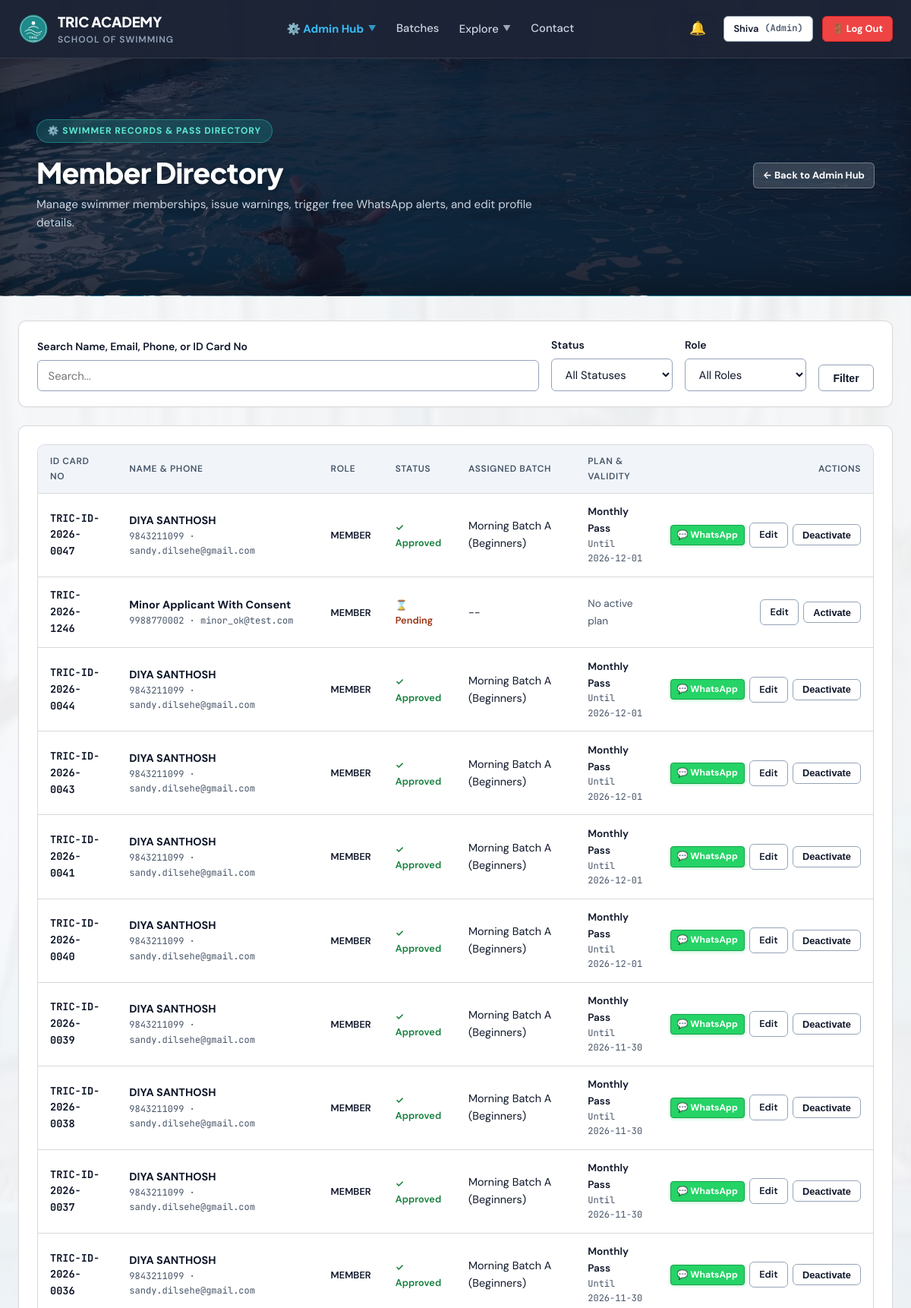
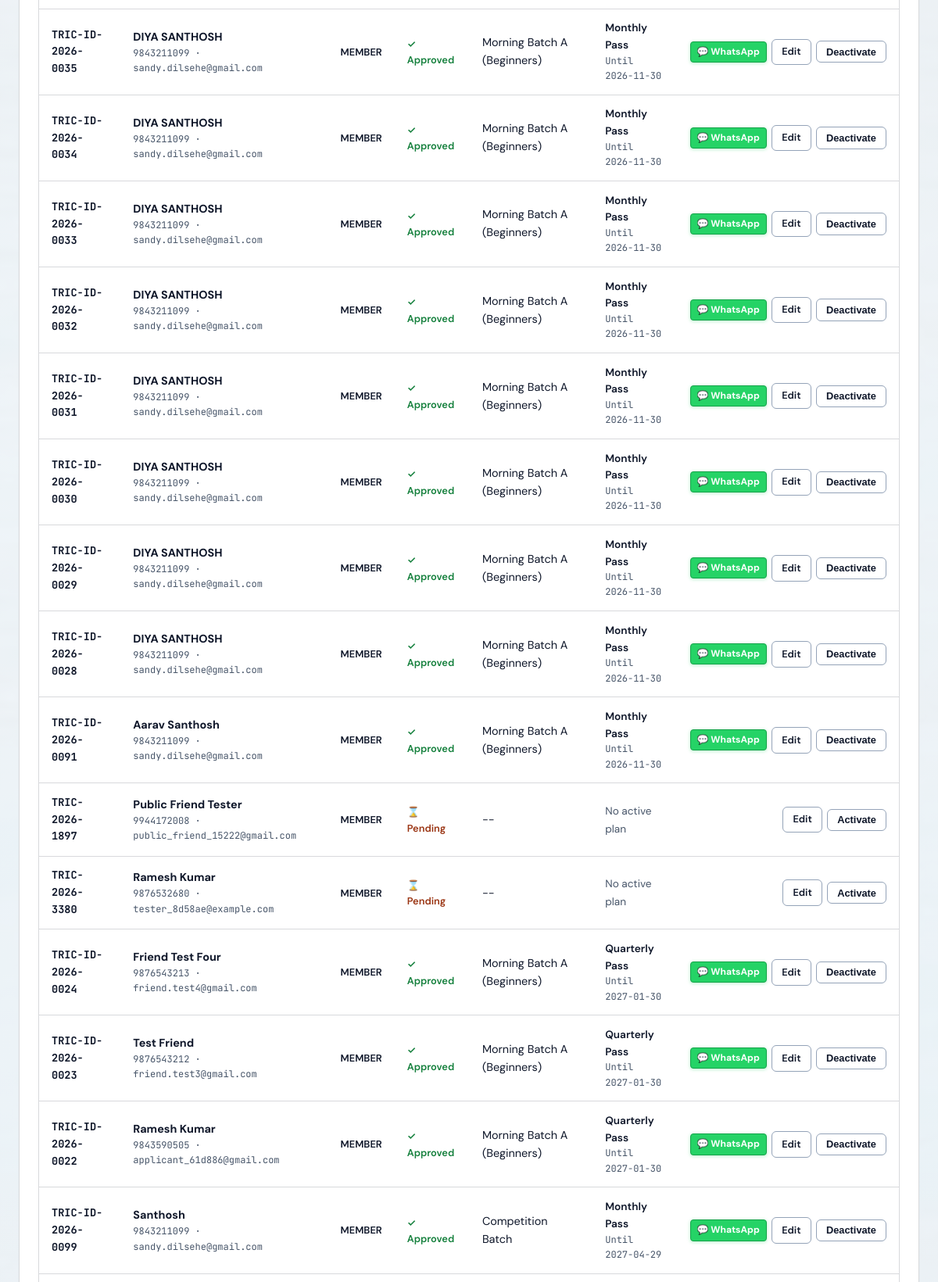
Page /admin/users (signed in, upper part) on the committed database (2 pictures, top to bottom).
### tables this page shows
CREATE TABLE "users" (
    id INTEGER PRIMARY KEY AUTOINCREMENT,
    app_no TEXT UNIQUE NOT NULL,
    role TEXT CHECK(role IN ('member', 'coach', 'admin')) NOT NULL DEFAULT 'member',
    status TEXT CHECK(status IN ('pending', 'approved', 'deactivated')) NOT NULL DEFAULT 'pending',
    name TEXT NOT NULL,
    email TEXT NOT NULL,
    phone TEXT NOT NULL,
    password_hash TEXT NOT NULL,
    dob DATE,
    age INTEGER,
    address TEXT,
    pincode TEXT,
    guardian_name TEXT,
    guardian_occupation TEXT,
    experience TEXT,
    pass_type_requested TEXT CHECK(pass_type_requested IN ('learn_to_swim', 'competition')) DEFAULT 'learn_to_swim',
    sponsored INTEGER DEFAULT 0,
    sponsor_cert_filename TEXT,
    photo_filename TEXT,
    health_declared INTEGER DEFAULT 0,
    rules_agreed INTEGER DEFAULT 0,
    signature_name TEXT,
    place TEXT,
    application_date DATE DEFAULT (DATE('now')),
    email_verified INTEGER DEFAULT 0,
    email_token TEXT,
    phone_verified INTEGER DEFAULT 0,
    mock_otp TEXT,
    reset_token TEXT,
    reset_token_expiry DATETIME,
    created_at DATETIME DEFAULT CURRENT_TIMESTAMP,
    rules_confirmed_at DATETIME,
    parent_id INTEGER REFERENCES users(id)
, dpdp_consent INTEGER DEFAULT 0);

CREATE TABLE user_memberships (
    id INTEGER PRIMARY KEY AUTOINCREMENT,
    user_id INTEGER NOT NULL,
    plan_id INTEGER NOT NULL,
    batch_id INTEGER NOT NULL,
    start_date DATE NOT NULL,
    end_date DATE NOT NULL,
    is_active INTEGER DEFAULT 1,
    created_at DATETIME DEFAULT CURRENT_TIMESTAMP,
    FOREIGN KEY (user_id) REFERENCES users(id) ON DELETE CASCADE,
    FOREIGN KEY (plan_id) REFERENCES plans(id),
    FOREIGN KEY (batch_id) REFERENCES batches(id)
);

CREATE TABLE office_use (
    id INTEGER PRIMARY KEY AUTOINCREMENT,
    user_id INTEGER UNIQUE NOT NULL,
    coach_recommendation TEXT,
    pass_type_issued TEXT,
    validity_start DATE,
    validity_end DATE,
    id_card_number TEXT,
    id_card_fee_paid INTEGER DEFAULT 0,
    documents_verified INTEGER DEFAULT 0,
    section_ic_signature TEXT,
    section_ic_date DATE,
    approved_by TEXT,
    approved_at DATETIME,
    FOREIGN KEY (user_id) REFERENCES users(id) ON DELETE CASCADE
);

CREATE TABLE batches (
    id INTEGER PRIMARY KEY AUTOINCREMENT,
    name TEXT NOT NULL,
    timing_desc TEXT NOT NULL,
    coach_name TEXT,
    max_capacity INTEGER DEFAULT 25,
    is_competition INTEGER DEFAULT 0
);

CREATE TABLE plans (
    id INTEGER PRIMARY KEY AUTOINCREMENT,
    name TEXT NOT NULL,
    duration_days INTEGER NOT NULL,
    fee_amount REAL NOT NULL,
    description TEXT
);

### app.py (the view)
@app.route('/admin/users')
@role_required(['admin'])
def admin_users():
    db = get_db()
    status_filter = request.args.get('status', '')
    role_filter = request.args.get('role', '')
    query = request.args.get('q', '').strip().lower()
    sql = """
        SELECT u.*,
               m.end_date, m.start_date,
               b.name AS batch_name, p.name AS plan_name,
               o.id_card_number
        FROM users u
        LEFT JOIN user_memberships m ON u.id = m.user_id AND m.is_active = 1
        LEFT JOIN batches b ON m.batch_id = b.id
        LEFT JOIN plans p ON m.plan_id = p.id
        LEFT JOIN office_use o ON u.id = o.user_id
        WHERE 1=1
    """
    params = []
    if status_filter:
        sql += " AND u.status = ?"
        params.append(status_filter)
    if role_filter:
        sql += " AND u.role = ?"
        params.append(role_filter)
    if query:
        sql += " AND (LOWER(u.name) LIKE ? OR LOWER(u.email) LIKE ? OR u.phone LIKE ? OR o.id_card_number LIKE ?)"
        qparam = f"%{query}%"
        params.extend([qparam, qparam, qparam, qparam])
    sql += " ORDER BY u.id DESC"
    users = db.execute(sql, params).fetchall()
    return render_template('admin_users.html', users=users, status_filter=status_filter, role_filter=role_filter, q=query)

### app.py (called while the page is built)
def get_db():
    if 'db' not in g:
        g.db = sqlite3.connect(DATABASE, timeout=30.0, detect_types=sqlite3.PARSE_DECLTYPES)
        g.db.row_factory = sqlite3.Row
        g.db.execute("PRAGMA busy_timeout = 30000")
        g.db.execute("PRAGMA journal_mode = WAL")
        g.db.execute("PRAGMA foreign_keys = ON")
    return g.db

def get_current_user():
    if session.get('logged_out'):
        return None
    uid = session.get('user_id')
    if not uid:
        return None
    db = get_db()
    user = db.execute(
        """
        SELECT u.*,
               m.id AS membership_id, m.plan_id, m.batch_id, m.start_date, m.end_date, m.is_active AS membership_active,
               b.name AS batch_name, b.is_competition,
               p.name AS plan_name, p.fee_amount
        FROM users u
        LEFT JOIN user_memberships m ON u.id = m.user_id AND m.is_active = 1
        LEFT JOIN batches b ON m.batch_id = b.id
        LEFT JOIN plans p ON m.plan_id = p.id
        WHERE u.id = ?
        """,
        (uid,)
    ).fetchone()
    return user

@app.context_processor
def inject_user():
    user = get_current_user()
    unread_notifications_count = 0
    notifications_list = []
    if user:
        try:
            db = get_db()
            notifications_list = db.execute(
                "SELECT * FROM notifications WHERE user_id = ? ORDER BY created_at DESC LIMIT 5",
                (user['id'],)
            ).fetchall()
            unread_notifications_count = db.execute(
                "SELECT COUNT(*) AS c FROM notifications WHERE user_id = ? AND is_read = 0",
                (user['id'],)
            ).fetchone()['c']
        except Exception:
            pass
    return dict(
        current_user=user,
        now=datetime.now(),
        unread_notifications_count=unread_notifications_count,
        user_notifications=notifications_list
    )

def role_required(allowed_roles):
    def decorator(f):
        @wraps(f)
        def decorated_function(*args, **kwargs):
            user = get_current_user()
            if not user:
                flash('Please log in.', 'warning')
                return redirect(url_for('login'))
            if user['role'] not in allowed_roles:
                abort(403)
            return f(*args, **kwargs)
        return decorated_function
    return decorator

### templates/admin_users.html (shortened to what this page needs)
{% extends "base.html" %}
{% block content %}
<div class="page-hero-banner">
  <div class="container" style="max-width: 1200px;">
    <div style="display: flex; justify-content: space-between; align-items: center; flex-wrap: wrap; gap: 1.5rem;">
      <div>
        <div class="hero-badge">⚙️ Swimmer Records & Pass Directory</div>
        <h1 style="color: #FFFFFF; margin: 0.25rem 0 0.5rem 0; font-size: clamp(1.75rem, 3.5vw, 2.35rem);">Member Directory</h1>
        <p style="color: #CBD5E1; margin: 0; font-size: 0.95rem;">Manage swimmer memberships, issue warnings, trigger free WhatsApp alerts, and edit profile details.</p>
      </div>
      <div>
        <a href="{{ url_for('admin_dashboard') }}" class="btn btn-secondary btn-sm" style="background: rgba(255,255,255,0.15); border-color: rgba(255,255,255,0.3); color: #FFFFFF; font-weight: 700;">
          ← Back to Admin Hub
        </a>
      </div>
    </div>
  </div>
</div>
<div class="container" style="padding-top: 2rem; padding-bottom: 5rem;">
  <div class="card" style="margin-bottom: 1.5rem; padding: 1.25rem 1.5rem;">
    <form method="GET" style="display: flex; gap: 1rem; align-items: flex-end; flex-wrap: wrap;">
      <div style="flex: 1; min-width: 220px;">
        <label class="form-label" for="searchQuery">Search Name, Email, Phone, or ID Card No</label>
        <input type="text" id="searchQuery" name="q" class="form-control" placeholder="Search..." value="{{ q }}">
      </div>
      <div style="width: 160px;">
        <label class="form-label" for="statusSelect">Status</label>
        <select id="statusSelect" name="status" class="form-control" onchange="this.form.submit()">
          <option value="">All Statuses</option>
        </select>
      </div>
      <div style="width: 160px;">
        <label class="form-label" for="roleSelect">Role</label>
        <select id="roleSelect" name="role" class="form-control" onchange="this.form.submit()">
          <option value="">All Roles</option>
        </select>
      </div>
      <div>
        <button type="submit" class="btn btn-secondary">
          Filter
        </button>
      </div>
    </form>
  </div>
  <div class="card">
    {% if users %}
    <div class="table-container">
      <table class="data-table">
        <thead>
          <tr>
            <th>ID Card No</th>
            <th>Name &amp; Phone</th>
            <th>Role</th>
            <th>Status</th>
            <th>Assigned Batch</th>
            <th>Plan &amp; Validity</th>
            <th style="text-align: right;">Actions</th>
          </tr>
        </thead>
        <tbody>
          {% for u in users %}
          <tr>
            <td class="font-mono" style="font-weight: 700; font-size: 0.85rem;">
              {{ u.id_card_number or (u.app_no) }}
            </td>
            <td>
              <div style="font-weight: 700;">{{ u.name }}</div>
              <div class="font-mono" style="font-size: 0.75rem; color: var(--text-muted);">{{ u.phone }} · {{ u.email }}</div>
            </td>
            <td>
              <span style="font-size: 0.8rem; font-weight: 600; text-transform: uppercase;">{{ u.role }}</span>
            </td>
            <td>
              {% if u.status == 'approved' %}
                <span class="status-badge status-active">✓ Approved</span>
              {% elif u.status == 'pending' %}
                <span class="status-badge status-pending">⌛ Pending</span>
              {% else %}
                <span class="status-badge status-expired">✕ Inactive</span>
              {% endif %}
            </td>
            <td>{{ u.batch_name or '--' }}</td>
            <td>
              {% if u.plan_name %}
                <div style="font-weight: 600; font-size: 0.85rem;">{{ u.plan_name }}</div>
                <div class="font-mono" style="font-size: 0.75rem; color: var(--text-muted);">Until {{ u.end_date }}</div>
              {% else %}
                <span style="color: var(--text-muted); font-size: 0.85rem;">No active plan</span>
              {% endif %}
            </td>
            <td style="text-align: right;">
              <div style="display: inline-flex; gap: 0.4rem; align-items: center;">
                {% if u.role == 'member' and u.status == 'approved' %}
                <a href="{{ whatsapp_alert_url(u) }}" target="_blank" rel="noopener noreferrer"
                   class="btn btn-sm whatsapp-member-btn"
                   style="font-size: 0.75rem; padding: 3px 8px; background: #25D366; border: 1px solid #16A34A; color: #FFFFFF; font-weight: 700; display: inline-flex; align-items: center; gap: 0.25rem; border-radius: 4px; box-shadow: 0 1px 4px rgba(37, 211, 102, 0.35);"
                   title="Send WhatsApp message/alert to {{ u.name }} ({{ u.phone }})">
                  💬 WhatsApp
                </a>
                {% endif %}
                <a href="{{ url_for('admin_user_edit', user_id=u.id) }}" class="btn btn-secondary btn-sm" title="Edit details">
                  Edit
                </a>
                <form action="{{ url_for('admin_toggle_user_status', user_id=u.id) }}" method="POST" style="display: inline;">
                  <button type="submit" class="btn btn-secondary btn-sm" title="Toggle Active/Deactivated">
                    {% if u.status == 'approved' %}Deactivate{% else %}Activate{% endif %}
                  </button>
                </form>
              </div>
            </td>
          </tr>
          {% endfor %}
        </tbody>
      </table>
    </div>
    {% else %}
    <p style="text-align: center; color: var(--text-muted); padding: 3rem 0;">
      No members found matching the search criteria.
    </p>
    {% endif %}
  </div>
</div>
{% endblock %}

### templates/base.html (shortened to what this page needs)
<!DOCTYPE html>
<html lang="en">
<head>
  <link rel="stylesheet" href="{{ url_for('static', filename='css/theme.css') }}">
  <link rel="stylesheet" href="{{ url_for('static', filename='css/paper_form.css') }}">
</head>
<body class="{% block body_class %}{% endblock %}">
  <header class="top-navbar {% block nav_class %}{% endblock %}">
    <div class="nav-container">
      <a href="{{ url_for('index') }}" class="brand-lockup">
        <img src="{{ url_for('static', filename='images/logo.svg') }}" alt="TRIC Logo" class="brand-logo-img">
        <div>
          <span class="brand-name">TRIC ACADEMY</span>
          <span class="brand-sub" data-i18n="nav_brand_sub">School of Swimming</span>
        </div>
      </a>
      <nav class="nav-links">
        {% if current_user and current_user.role == 'member' %}
          <a href="{{ url_for('member_dashboard') }}" class="nav-link {% if request.path in ('/dashboard', '/member/dashboard') %}active{% endif %}" data-i18n="nav_dashboard">🏊 My Dashboard</a>
          <a href="{{ url_for('renew_membership') }}" class="nav-link {% if request.path == '/renew' %}active{% endif %}" data-i18n="nav_renew">⚡ Renew Pass</a>
          <a href="{{ url_for('index') }}#batches" class="nav-link" data-i18n="nav_batches">Batches</a>
        {% elif current_user and current_user.role == 'admin' %}
          <div class="nav-dropdown" id="navAdminDropdown">
            <button type="button" class="nav-dropdown-toggle {% if '/admin' in request.path %}active{% endif %}" style="color: #38BDF8; font-weight: 700;">
              <span>⚙️ Admin Hub</span>
              <span class="nav-dropdown-chevron">▼</span>
            </button>
          </div>
          <a href="{{ url_for('index') }}#batches" class="nav-link" data-i18n="nav_batches">Batches</a>
        {% else %}
          <a href="{{ url_for('index') }}#about" class="nav-link" data-i18n="nav_about">About</a>
          <a href="{{ url_for('index') }}#batches" class="nav-link" data-i18n="nav_batches">Batches</a>
          <a href="{{ url_for('index') }}#fees" class="nav-link" data-i18n="nav_fees">Fees</a>
        {% endif %}
        <div class="nav-dropdown" id="navExploreDropdown">
          <button type="button" class="nav-dropdown-toggle {% if request.path in ('/rules', '/competition') %}active{% endif %}" aria-expanded="false" aria-haspopup="true">
            <span data-i18n="nav_explore">Explore</span>
            <span class="nav-dropdown-chevron">▼</span>
          </button>
        </div>
        <a href="{{ url_for('index') }}#contact" class="nav-link" data-i18n="nav_contact">Contact</a>
      </nav>
      <div class="nav-actions">
        {% if current_user %}
          <div class="notif-dropdown-wrapper">
            <button type="button" class="notif-btn" id="notifBellBtn" title="Notifications" onclick="document.getElementById('notifMenu').classList.toggle('open')">
              🔔
            </button>
          </div>
          <a href="{{ url_for('member_dashboard') if current_user.role == 'member' else url_for('admin_dashboard') }}" class="btn btn-secondary btn-sm nav-desktop-user">
            <span>{{ current_user.name.split()[0] }}</span>
            <span class="font-mono" style="font-size: 0.75rem; color: var(--text-muted);">({{ current_user.role|capitalize }})</span>
          </a>
          <a href="{{ url_for('logout') }}" class="btn btn-danger btn-sm nav-desktop-logout" style="font-weight: 700; background-color: #EF4444; border-color: #DC2626; color: #FFFFFF;" title="Log Out" data-i18n="nav_logout">
          </a>
        {% else %}
          <a href="{{ url_for('login') }}" class="btn btn-secondary btn-sm nav-desktop-login" data-i18n="nav_login">Login</a>
          <a href="{{ url_for('apply_pass') }}" class="btn btn-primary btn-sm nav-desktop-apply" data-i18n="nav_apply">Apply for Pass</a>
        {% endif %}
      </div>
    </div>
  </header>
  <main class="main-content">
    {% block content %}{% endblock %}
  </main>
</body>
</html>

### rows in the picture
users: name "Shiva", role "Admin"
user_memberships: id_card_number "TRIC-ID-2026-0047", name "DIYA SANTHOSH", phone "9843211099", email "sandy.dilsehe@gmail.com", role "MEMBER", shows "✓ Approved", name "Morning Batch A (Beginners)", plan_name "Monthly Pass", end_date "2026-12-01", shows "Deactivate"
users: app_no "TRIC-2026-1246", name "Minor Applicant With Consent", phone "9988770002", email "minor_ok@test.com", role "MEMBER", status "⌛ Pending", batch_name "--", shows "No active plan"
user_memberships: id_card_number "TRIC-ID-2026-0044", name "DIYA SANTHOSH", phone "9843211099", email "sandy.dilsehe@gmail.com", role "MEMBER", shows "✓ Approved", name "Morning Batch A (Beginners)", plan_name "Monthly Pass", end_date "2026-12-01", shows "Deactivate"
user_memberships: id_card_number "TRIC-ID-2026-0043", name "DIYA SANTHOSH", phone "9843211099", email "sandy.dilsehe@gmail.com", role "MEMBER", shows "✓ Approved", name "Morning Batch A (Beginners)", plan_name "Monthly Pass", end_date "2026-12-01", shows "Deactivate"
user_memberships: id_card_number "TRIC-ID-2026-0041", name "DIYA SANTHOSH", phone "9843211099", email "sandy.dilsehe@gmail.com", role "MEMBER", shows "✓ Approved", name "Morning Batch A (Beginners)", plan_name "Monthly Pass", end_date "2026-12-01", shows "Deactivate"
user_memberships: id_card_number "TRIC-ID-2026-0040", name "DIYA SANTHOSH", phone "9843211099", email "sandy.dilsehe@gmail.com", role "MEMBER", shows "✓ Approved", name "Morning Batch A (Beginners)", plan_name "Monthly Pass", end_date "2026-12-01", shows "Deactivate"
user_memberships: id_card_number "TRIC-ID-2026-0039", name "DIYA SANTHOSH", phone "9843211099", email "sandy.dilsehe@gmail.com", role "MEMBER", shows "✓ Approved", name "Morning Batch A (Beginners)", plan_name "Monthly Pass", end_date "2026-11-30", shows "Deactivate"
user_memberships: id_card_number "TRIC-ID-2026-0038", name "DIYA SANTHOSH", phone "9843211099", email "sandy.dilsehe@gmail.com", role "MEMBER", shows "✓ Approved", name "Morning Batch A (Beginners)", plan_name "Monthly Pass", end_date "2026-11-30", shows "Deactivate"
user_memberships: id_card_number "TRIC-ID-2026-0037", name "DIYA SANTHOSH", phone "9843211099", email "sandy.dilsehe@gmail.com", role "MEMBER", shows "✓ Approved", name "Morning Batch A (Beginners)", plan_name "Monthly Pass", end_date "2026-11-30", shows "Deactivate"
user_memberships: id_card_number "TRIC-ID-2026-0036", name "DIYA SANTHOSH", phone "9843211099", email "sandy.dilsehe@gmail.com", role "MEMBER", shows "✓ Approved", name "Morning Batch A (Beginners)", plan_name "Monthly Pass", end_date "2026-11-30", shows "Deactivate"
user_memberships: id_card_number "TRIC-ID-2026-0035", name "DIYA SANTHOSH", phone "9843211099", email "sandy.dilsehe@gmail.com", role "MEMBER", shows "✓ Approved", name "Morning Batch A (Beginners)", plan_name "Monthly Pass", end_date "2026-11-30", shows "Deactivate"
user_memberships: id_card_number "TRIC-ID-2026-0034", name "DIYA SANTHOSH", phone "9843211099", email "sandy.dilsehe@gmail.com", role "MEMBER", shows "✓ Approved", name "Morning Batch A (Beginners)", plan_name "Monthly Pass", end_date "2026-11-30", shows "Deactivate"
user_memberships: id_card_number "TRIC-ID-2026-0033", name "DIYA SANTHOSH", phone "9843211099", email "sandy.dilsehe@gmail.com", role "MEMBER", shows "✓ Approved", name "Morning Batch A (Beginners)", plan_name "Monthly Pass", end_date "2026-11-30", shows "Deactivate"
user_memberships: id_card_number "TRIC-ID-2026-0032", name "DIYA SANTHOSH", phone "9843211099", email "sandy.dilsehe@gmail.com", role "MEMBER", shows "✓ Approved", name "Morning Batch A (Beginners)", plan_name "Monthly Pass", end_date "2026-11-30", shows "Deactivate"
user_memberships: id_card_number "TRIC-ID-2026-0031", name "DIYA SANTHOSH", phone "9843211099", email "sandy.dilsehe@gmail.com", role "MEMBER", shows "✓ Approved", name "Morning Batch A (Beginners)", plan_name "Monthly Pass", end_date "2026-11-30", shows "Deactivate"
user_memberships: id_card_number "TRIC-ID-2026-0030", name "DIYA SANTHOSH", phone "9843211099", email "sandy.dilsehe@gmail.com", role "MEMBER", shows "✓ Approved", name "Morning Batch A (Beginners)", plan_name "Monthly Pass", end_date "2026-11-30", shows "Deactivate"
user_memberships: id_card_number "TRIC-ID-2026-0029", name "DIYA SANTHOSH", phone "9843211099", email "sandy.dilsehe@gmail.com", role "MEMBER", shows "✓ Approved", name "Morning Batch A (Beginners)", plan_name "Monthly Pass", end_date "2026-11-30", shows "Deactivate"
user_memberships: id_card_number "TRIC-ID-2026-0028", name "DIYA SANTHOSH", phone "9843211099", email "sandy.dilsehe@gmail.com", role "MEMBER", shows "✓ Approved", name "Morning Batch A (Beginners)", plan_name "Monthly Pass", end_date "2026-11-30", shows "Deactivate"
user_memberships: id_card_number "TRIC-ID-2026-0091", name "Aarav Santhosh", phone "9843211099", email "sandy.dilsehe@gmail.com", role "MEMBER", shows "✓ Approved", name "Morning Batch A (Beginners)", plan_name "Monthly Pass", end_date "2026-11-30", shows "Deactivate"
users: app_no "TRIC-2026-1897", name "Public Friend Tester", phone "9944172008", email "public_friend_15222@gmail.com", role "MEMBER", status "⌛ Pending", batch_name "--", shows "No active plan"
users: app_no "TRIC-2026-3380", name "Ramesh Kumar", phone "9876532680", email "tester_8d58ae@example.com", role "MEMBER", status "⌛ Pending", batch_name "--", shows "No active plan"
user_memberships: id_card_number "TRIC-ID-2026-0024", name "Friend Test Four", phone "9876543213", email "friend.test4@gmail.com", role "MEMBER", shows "✓ Approved", name "Morning Batch A (Beginners)", plan_name "Quarterly Pass", end_date "2027-01-30", shows "Deactivate"
user_memberships: id_card_number "TRIC-ID-2026-0023", name "Test Friend", phone "9876543212", email "friend.test3@gmail.com", role "MEMBER", shows "✓ Approved", name "Morning Batch A (Beginners)", plan_name "Quarterly Pass", end_date "2027-01-30", shows "Deactivate"
user_memberships: id_card_number "TRIC-ID-2026-0022", name "Ramesh Kumar", phone "9843590505", email "applicant_61d886@gmail.com", role "MEMBER", shows "✓ Approved", name "Morning Batch A (Beginners)", plan_name "Quarterly Pass", end_date "2027-01-30", shows "Deactivate"
user_memberships: id_card_number "TRIC-ID-2026-0099", name "Santhosh", phone "9843211099", email "sandy.dilsehe@gmail.com", role "MEMBER", shows "✓ Approved", name "Competition Batch", plan_name "Monthly Pass", end_date "2027-04-29", shows "Deactivate"
